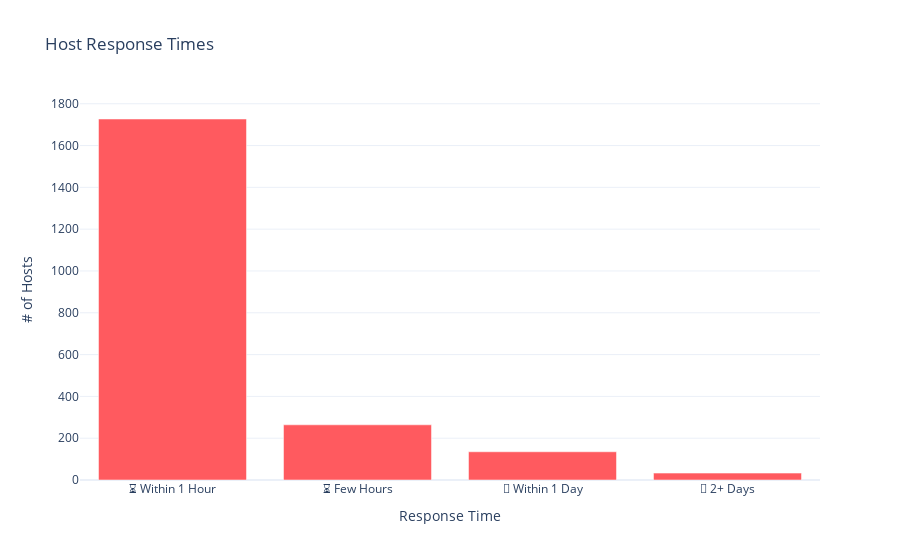

Notebook source saved alongside this figure:
### Code cell
response = airbnb['host_response_time'].value_counts().reset_index(name = "count")

response['host_response_time'] = response['host_response_time'].replace({
    'within an hour': '⏳ Within 1 Hour',
    'within a few hours': '⏳ Few Hours',
    'within a day': '📆 Within 1 Day',
    'a few days or more': '📆 2+ Days'
})

response = response.rename(columns = {"host_response_time": "Response Time", "count": "# of Hosts"})

fig_response_time = px.bar(response,
                            x = "Response Time",
                            y = "# of Hosts",
                            title = "Host Response Times",
                            template = 'plotly_white',
                            color_discrete_sequence=["#FF5A5F"])

fig_response_time.show()

### Figure 1 — Plotly figure (JSON) as saved in the notebook; plotly's stock layout.template omitted (floating-point values rounded to 4 significant figures)
{"data": [{"alignmentgroup": "True", "hovertemplate": "Response Time=%{x}<br># of Hosts=%{y}<extra></extra>", "legendgroup": "", "marker": {"color": "#FF5A5F", "pattern": {"shape": ""}}, "name": "", "offsetgroup": "", "orientation": "v", "showlegend": false, "textposition": "auto", "type": "bar", "x": ["⏳ Within 1 Hour", "⏳ Few Hours", "📆 Within 1 Day", "📆 2+ Days"], "xaxis": "x", "y": [1727, 264, 135, 33], "yaxis": "y"}], "layout": {"barmode": "relative", "legend": {"tracegroupgap": 0}, "title": {"text": "Host Response Times"}, "xaxis": {"anchor": "y", "domain": [0, 1], "title": {"text": "Response Time"}}, "yaxis": {"anchor": "x", "domain": [0, 1], "title": {"text": "# of Hosts"}}}}
